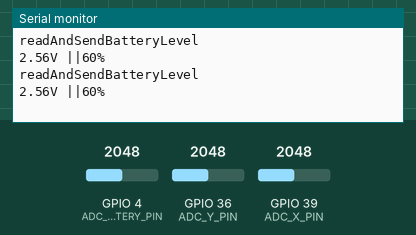
This program was run on a simulated ESP32. On the bench: the last lines printed to the serial monitor. Inputs (shaded band) come from the test bench; at power-on: GPIO 4 (ADC_BATTERY_PIN) = 2048, GPIO 36 (ADC_Y_PIN) = 2048, GPIO 39 (ADC_X_PIN) = 2048. USB keyboard and mouse output is not drawn.

Above: at 1.2 s.
1.3 s: GPIO 4 (ADC_BATTERY_PIN) set to 2866
At 2.6 s:
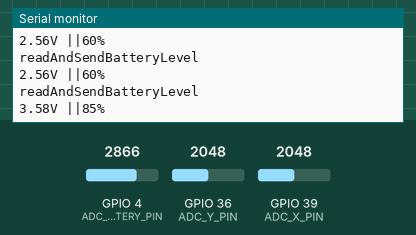
2.8 s: GPIO 4 (ADC_BATTERY_PIN) set to 3603
At 3.8 s:
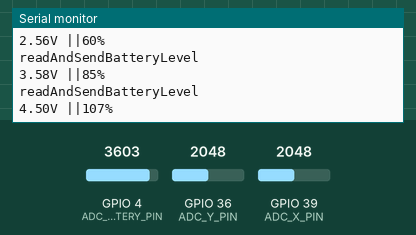
Timing chart, 0 to 5.8 s (numbered marks = the images above; inputs shaded):
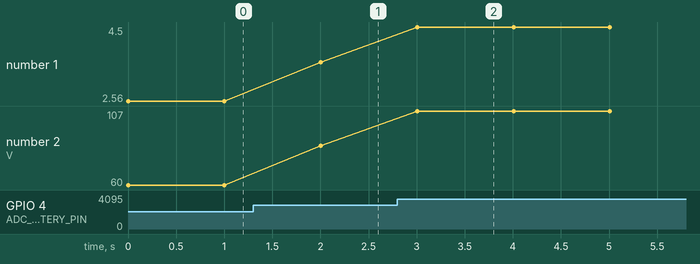

The program:

main.cpp
```cpp
#include <Arduino.h>
#include <BleGamepad.h>

BleGamepad bleGamepad("Panohead Joystick", "zebrajaeger.de", 100);

#define ADC_X_PIN 39
#define ADC_Y_PIN 36
#define ADC_BATTERY_PIN 4
#define BATTERY_CHECK_PERIOD_MS 1000

unsigned long nextTriggerTimeMs = 0;

void readAndSendBatteryLevel();

void setup() {
  Serial.begin(115200);

  bleGamepad.begin(0,      // buttonCount
                   0,      // hatSwitchCount
                   true,   // includeXAxis
                   true,   // includeYAxis
                   false,  // includeZAxis
                   false,  // includeRzAxis
                   false,  // includeRxAxis
                   false,  // includeRyAxis
                   false,  // includeSlider1
                   false,  // includeSlider2
                   false,  // includeRudder
                   false,  // includeThrottle
                   false,  // includeAccelerator
                   false,  // includeBrake
                   false   // includeSteering
  );
  bleGamepad.setAutoReport(false);
}

void loop() {
  if (bleGamepad.isConnected()) {
    while (millis() > nextTriggerTimeMs) {
      readAndSendBatteryLevel();
      nextTriggerTimeMs = millis() + BATTERY_CHECK_PERIOD_MS;
    }

    int x = map(analogRead(ADC_X_PIN), 0, 4095, 32737, -32737);
    int y = map(analogRead(ADC_Y_PIN), 0, 4095, 32737, -32737);
    bleGamepad.setLeftThumb(x, y);

    bleGamepad.sendReport();
    delay(1);
  }
}

void readAndSendBatteryLevel() {
  Serial.println("readAndSendBatteryLevel");

  int sensorValue = analogRead(ADC_BATTERY_PIN);
  float u = sensorValue * (5.12 / 4095.0);
  int percent = (u / 4.2) * 100;

  Serial.print(u);
  Serial.print("V ||");
  Serial.print(percent);
  Serial.println("%");
  bleGamepad.setBatteryLevel(percent);
}
```

Measured:
- after the input at 1.3 s, the serial monitor: prints a new line after 0.70 s (image 1)
- after the input at 2.8 s, the serial monitor: prints a new line after 0.20 s (image 2)
- plotted number 1: 2.56 → 3.58 after the input at 1.3 s, 3.58 → 4.5 after the input at 2.8 s
- plotted number 2: 60 → 85 after the input at 1.3 s, 85 → 107 after the input at 2.8 s
